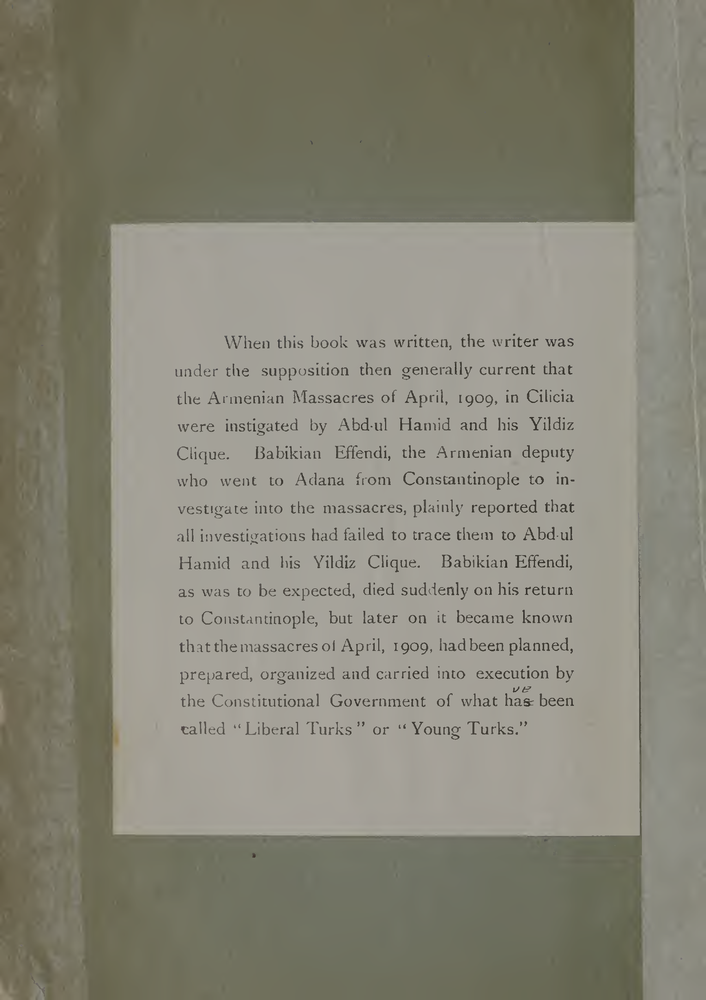
#> input picture data/raw/damage_dataset/fade/fade_a006.tiff, 706 x 1000 px, shrunk from 1850 x 2621 before the run; its folder holds only this picture in this run
$ python -i damage_analysis.py   (imports and definitions only)
#> lines starting #> are read from the running program, lines starting #| are printed output that depends on the picture; after the words box and inside, x2 and y2 are one past the last pixel; in counts of white or black regions, pixels touching at a corner belong together
#> further down, picture is the input picture: shape (1000, 706, 3); mean B, G, R 118.8, 133.1, 135.2
import cv2
import numpy as np
from dataclasses import dataclass, field


# =========================
# 📦 Damage Report
# =========================
@dataclass
class DamageReport:
    maps: dict[str, np.ndarray] = field(default_factory=dict)
    combined_mask: np.ndarray | None = None
    global_severity: float = 0.0


# =========================
# 🧠 Analyzer
# =========================
class DamageAnalyzer:

    def __init__(self):
        pass

    # =========================
    # 🚀 MAIN
    # =========================
    def analyze(self, image: np.ndarray) -> DamageReport:

        gray = cv2.cvtColor(image, cv2.COLOR_BGR2GRAY)

        # =========================
        # 1. STAINS (Improved)
        # =========================
        blur = cv2.GaussianBlur(gray, (15, 15), 0)
        diff = cv2.absdiff(gray, blur)
        _, stains_mask = cv2.threshold(diff, 25, 255, cv2.THRESH_BINARY)
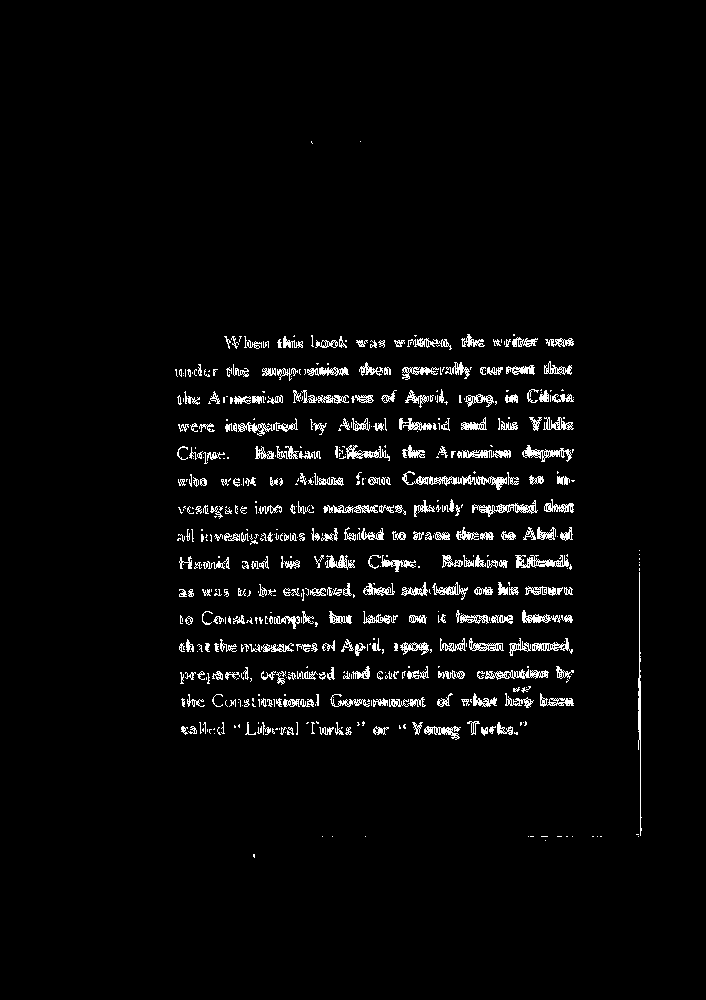
#> stains_mask: shape (1000, 706); 3.4% white in thin lines or dots, all inside (x1, y1, x2, y2) = (175, 141, 642, 858)

        # =========================
        # 2. NOISE
        # =========================
        denoised = cv2.medianBlur(gray, 5)
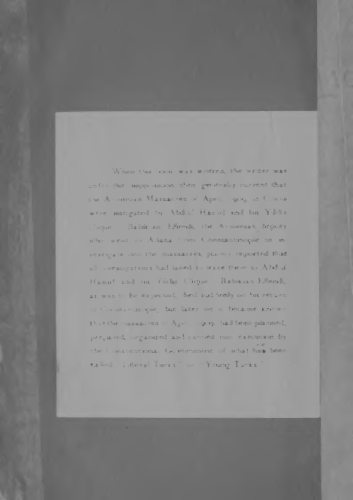
#> denoised: shape (1000, 706) (shown at 1/2 size); min 75, max 168, mean 133.5
        noise = cv2.absdiff(gray, denoised)
        _, noise_mask = cv2.threshold(noise, 20, 255, cv2.THRESH_BINARY)
#> noise_mask: shape (1000, 706); 3.4% white in thin lines or dots, all inside (x1, y1, x2, y2) = (39, 43, 682, 989)

        # =========================
        # 3. FADED TEXT
        # =========================
        clahe = cv2.createCLAHE(2.0, (8, 8))
        enhanced = clahe.apply(gray)
        faded = cv2.absdiff(enhanced, gray)
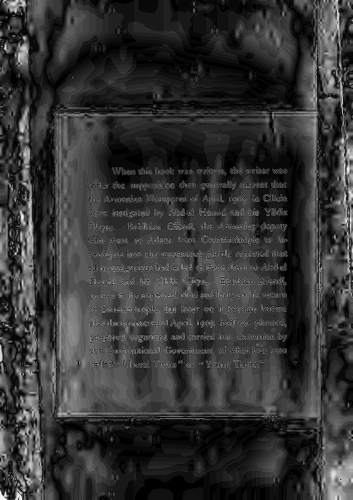
#> faded: shape (1000, 706) (shown at 1/2 size); min 0, max 31, mean 6.4; drawn with min black and max white
        _, faded_mask = cv2.threshold(faded, 15, 255, cv2.THRESH_BINARY)
#> faded_mask: shape (1000, 706); 4.6% white; 3744 white regions (3610 under 20 px), largest, box (x1, y1, x2, y2) and area: (655, 915, 706, 1000) 2826, (45, 361, 67, 546) 1536, (645, 0, 681, 113) 1483

        # =========================
        # 🧠 Protect TEXT (CRITICAL)
        # =========================
        edges = cv2.Canny(gray, 50, 150)
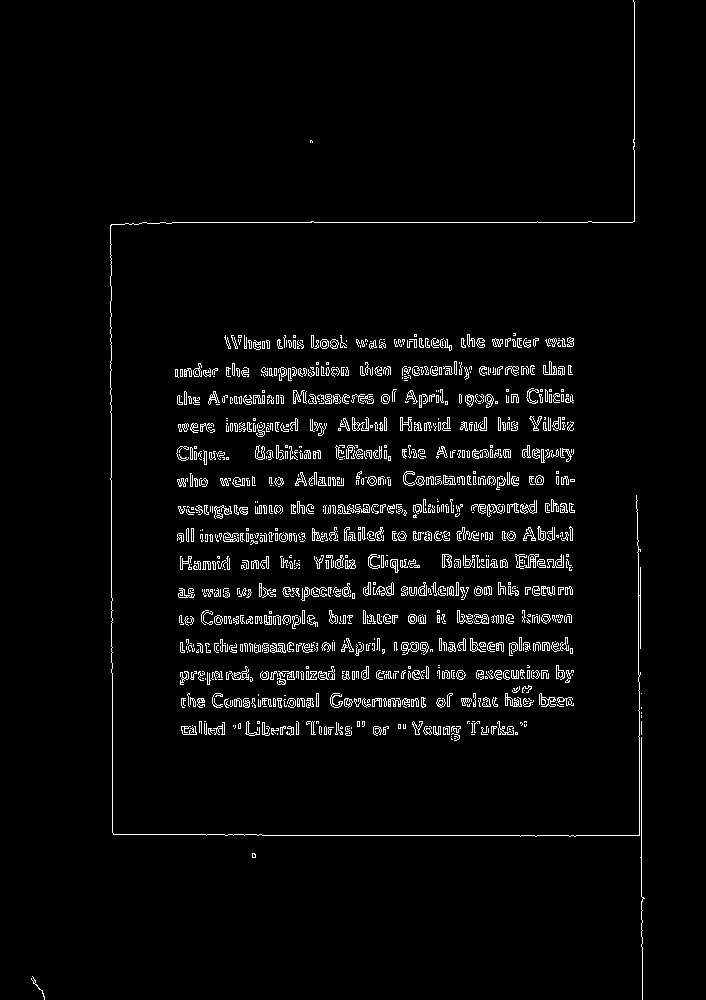
#> edges: shape (1000, 706); 3.5% white in thin lines or dots, all inside (x1, y1, x2, y2) = (31, 0, 645, 1000)

        stains_mask = cv2.bitwise_and(stains_mask, cv2.bitwise_not(edges))
#> stains_mask: shape (1000, 706); 2.3% white in thin lines or dots, all inside (x1, y1, x2, y2) = (176, 141, 641, 857)
        noise_mask = cv2.bitwise_and(noise_mask, cv2.bitwise_not(edges))
        faded_mask = cv2.bitwise_and(faded_mask, cv2.bitwise_not(edges))
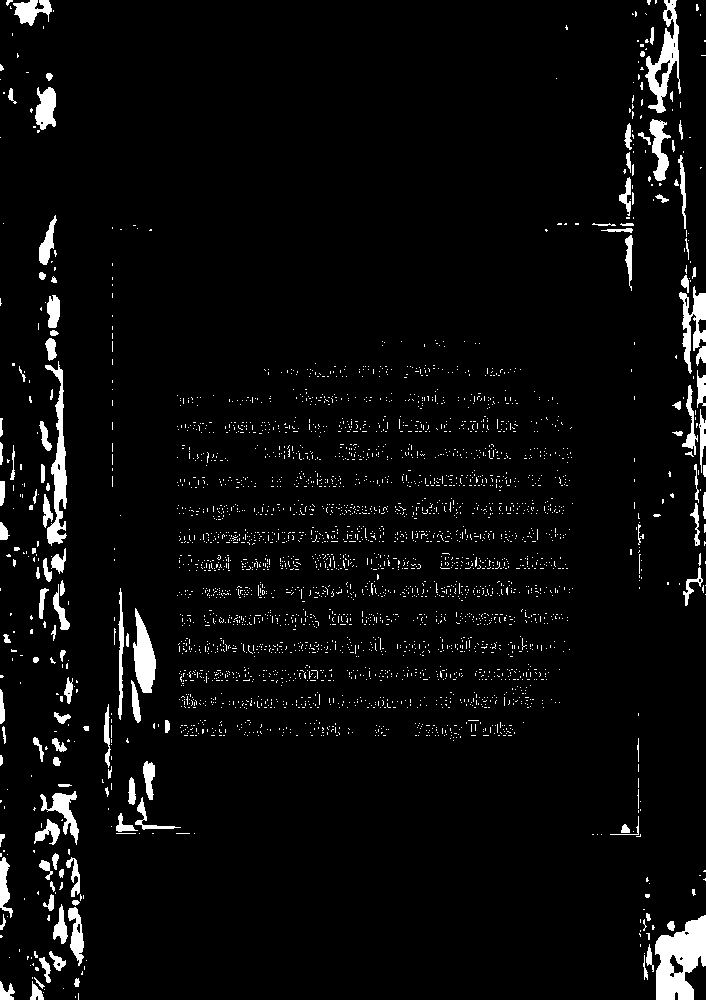
#> faded_mask: shape (1000, 706); 4.3% white; 3293 white regions (3165 under 20 px), largest, box (x1, y1, x2, y2) and area: (655, 915, 706, 1000) 2826, (45, 361, 67, 546) 1536, (645, 0, 681, 113) 1483

        # =========================
        # 🧩 Combine Masks
        # =========================
        combined = cv2.bitwise_or(stains_mask, noise_mask)
        combined = cv2.bitwise_or(combined, faded_mask)
#> combined: shape (1000, 706); 6.3% white; 2738 white regions (2297 under 20 px), largest, box (x1, y1, x2, y2) and area: (655, 915, 706, 1000) 2827, (45, 361, 67, 546) 1536, (645, 0, 681, 113) 1483

        # تنظيف الماسك
        kernel = np.ones((3, 3), np.uint8)
        combined = cv2.morphologyEx(combined, cv2.MORPH_CLOSE, kernel)
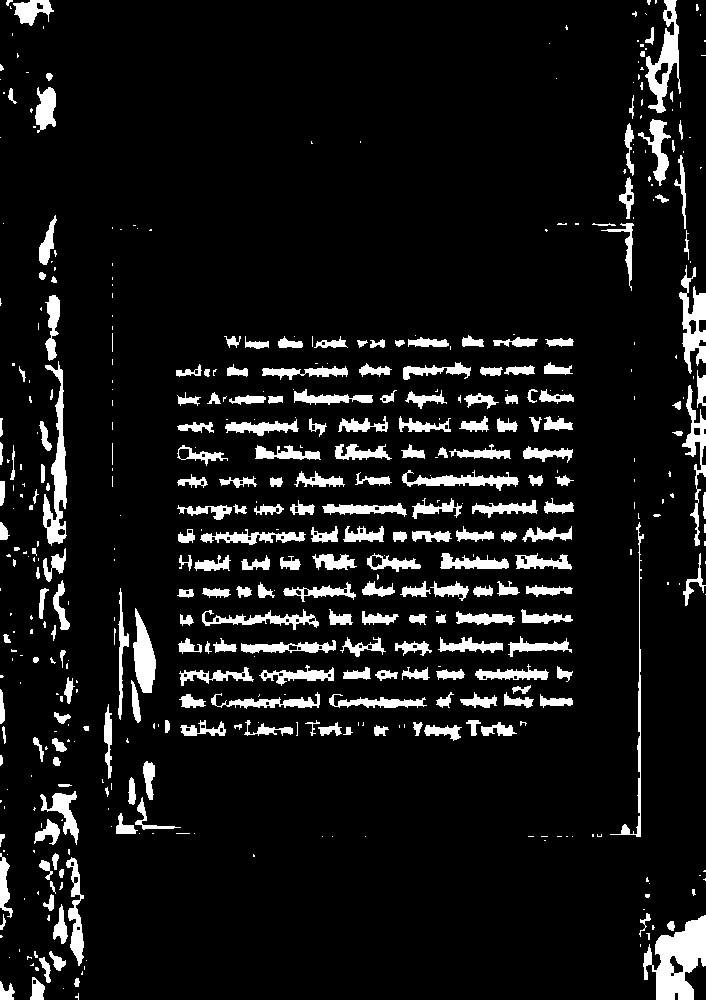
#> combined: shape (1000, 706); 8.9% white; 482 white regions (252 under 20 px), largest, box (x1, y1, x2, y2) and area: (643, 915, 706, 1000) 3043, (43, 361, 67, 546) 1767, (645, 0, 681, 113) 1533

        # =========================
        # 📊 Severity (simple but stable)
        # =========================
        severity = float(np.mean(combined) / 2.55)
#> severity = 8.87

        report = DamageReport()
        report.maps = {
            "stains": stains_mask,
            "noise": noise_mask,
            "faded": faded_mask,
        }
        report.combined_mask = combined
        report.global_severity = severity
#> report.global_severity = 8.87

        return report

    # =========================
    # 🎯 FINAL MASK
    # =========================
    def generate_inpaint_mask(self, report: DamageReport):
        return report.combined_mask

>>> import cv2
>>> picture = cv2.imread('../../data/raw/damage_dataset/fade/fade_a006.tiff')
>>> result = DamageAnalyzer().analyze(picture)

$ run again, on data/raw/damage_dataset/fade/fade_a013.tiff
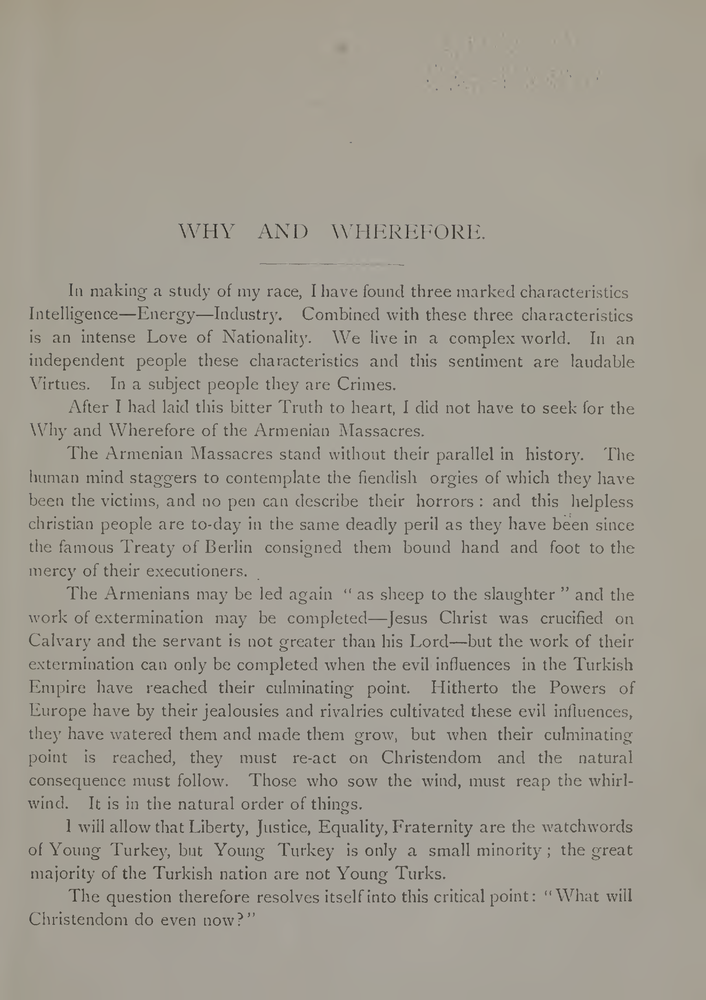
#> input picture data/raw/damage_dataset/fade/fade_a013.tiff, 706 x 1000 px, shrunk from 1850 x 2621 before the run
#> picture is the input picture: shape (1000, 706, 3); mean B, G, R 146.7, 157.8, 162.6
#> in analyze, `_, stains_mask = cv2.threshold(diff, 25, 255, cv2.THRESH_BINARY)`:
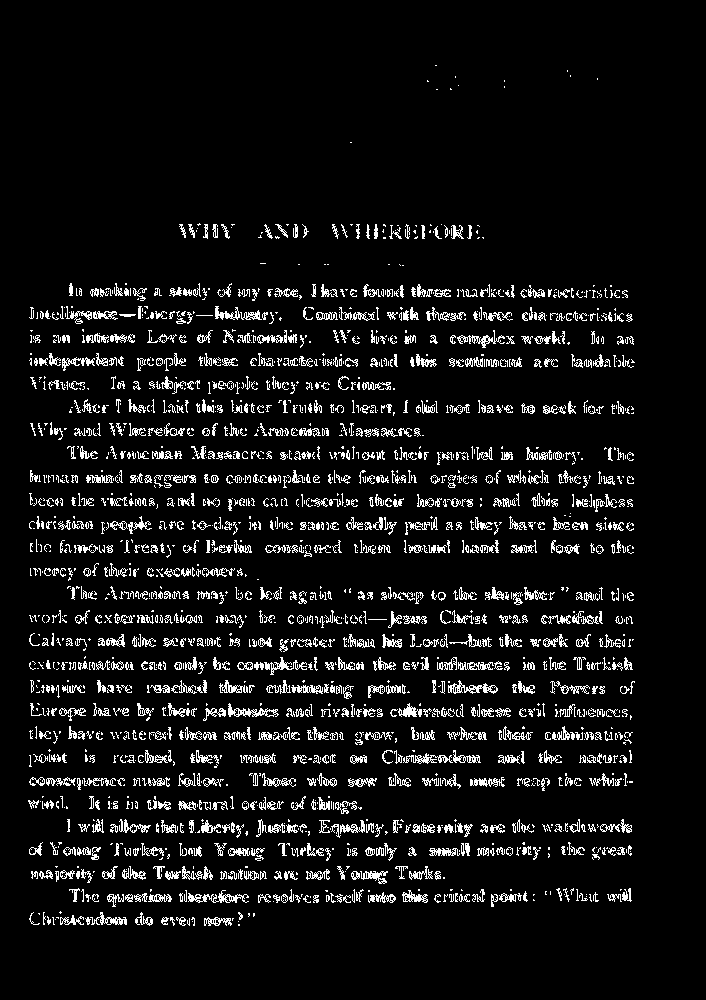
#> stains_mask: shape (1000, 706); 7.5% white in thin lines or dots, all inside (x1, y1, x2, y2) = (28, 65, 635, 926)
#> edges: shape (1000, 706); 8% white in thin lines or dots, all inside (x1, y1, x2, y2) = (28, 64, 636, 927)
#> in analyze, `combined = cv2.morphologyEx(combined, cv2.MORPH_CLOSE, kernel)`:
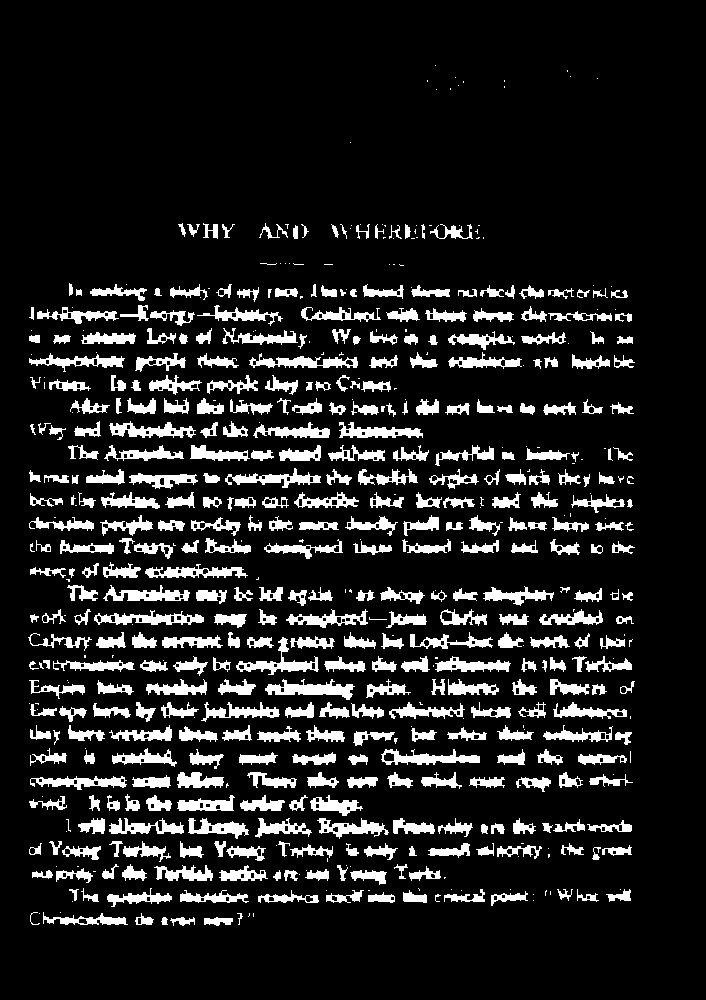
#> combined: shape (1000, 706); 12.9% white; 567 white regions (169 under 20 px), largest, box (x1, y1, x2, y2) and area: (265, 679, 355, 700) 923, (94, 610, 204, 625) 801, (236, 637, 319, 675) 791
#> severity = 12.93

$ run again, on data/raw/damage_dataset/fade/fade_a020.tiff
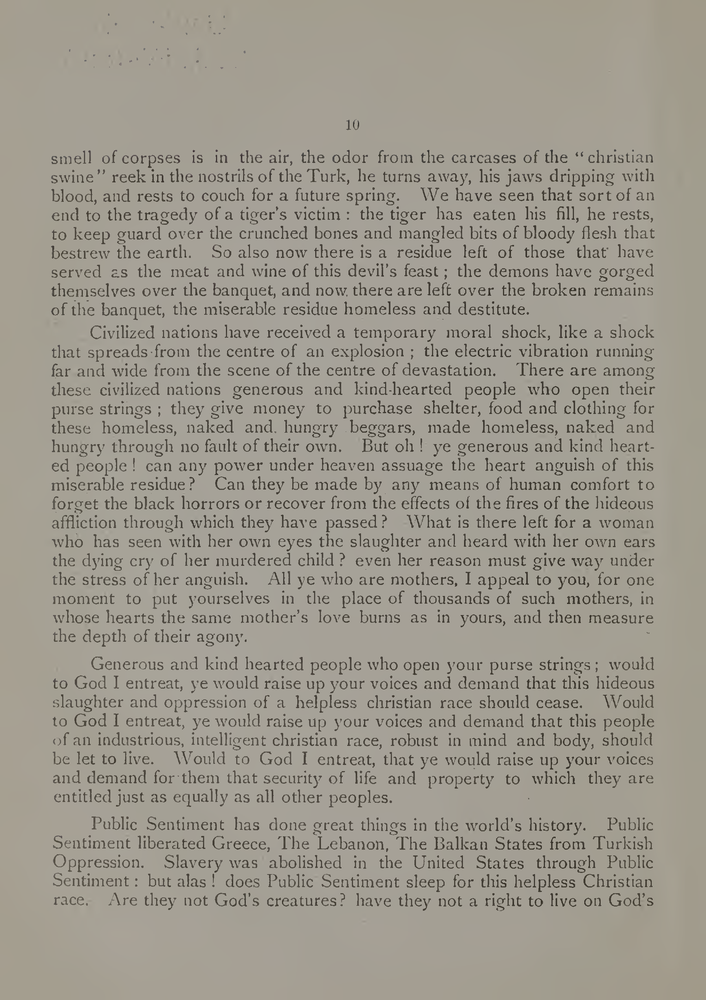
#> input picture data/raw/damage_dataset/fade/fade_a020.tiff, 706 x 1000 px, shrunk from 1850 x 2621 before the run
#> picture is the input picture: shape (1000, 706, 3); mean B, G, R 141.1, 152.4, 157.2
#> in analyze, `_, stains_mask = cv2.threshold(diff, 25, 255, cv2.THRESH_BINARY)`:
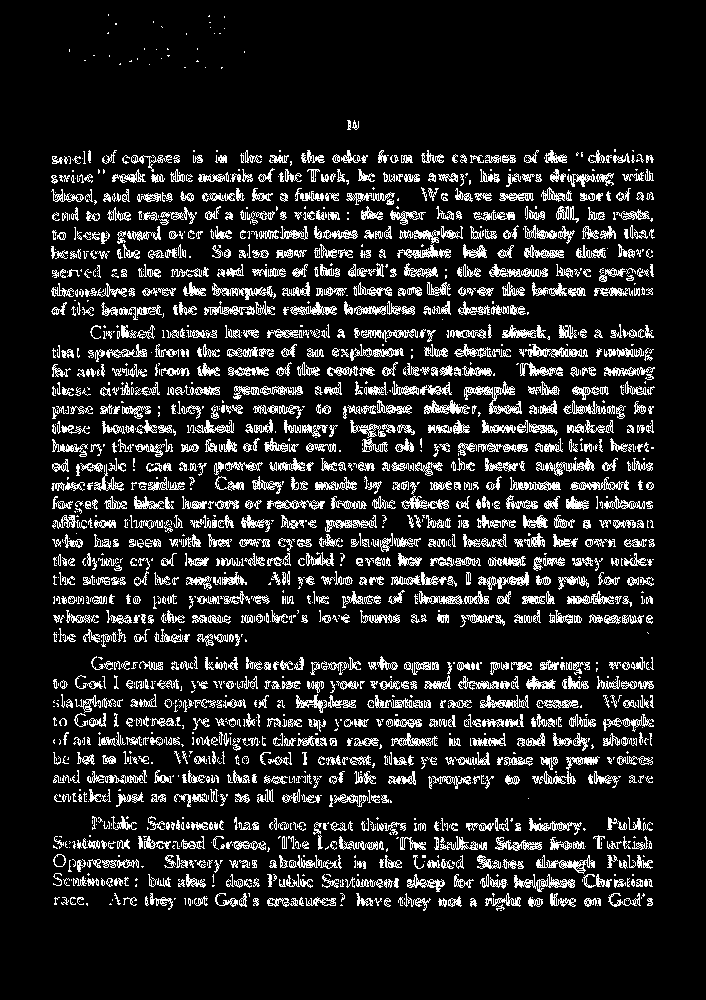
#> stains_mask: shape (1000, 706); 12.9% white in thin lines or dots, all inside (x1, y1, x2, y2) = (51, 14, 655, 911)
#> edges: shape (1000, 706); 12.1% white in thin lines or dots, all inside (x1, y1, x2, y2) = (51, 13, 656, 912)
#> in analyze, `combined = cv2.morphologyEx(combined, cv2.MORPH_CLOSE, kernel)`:
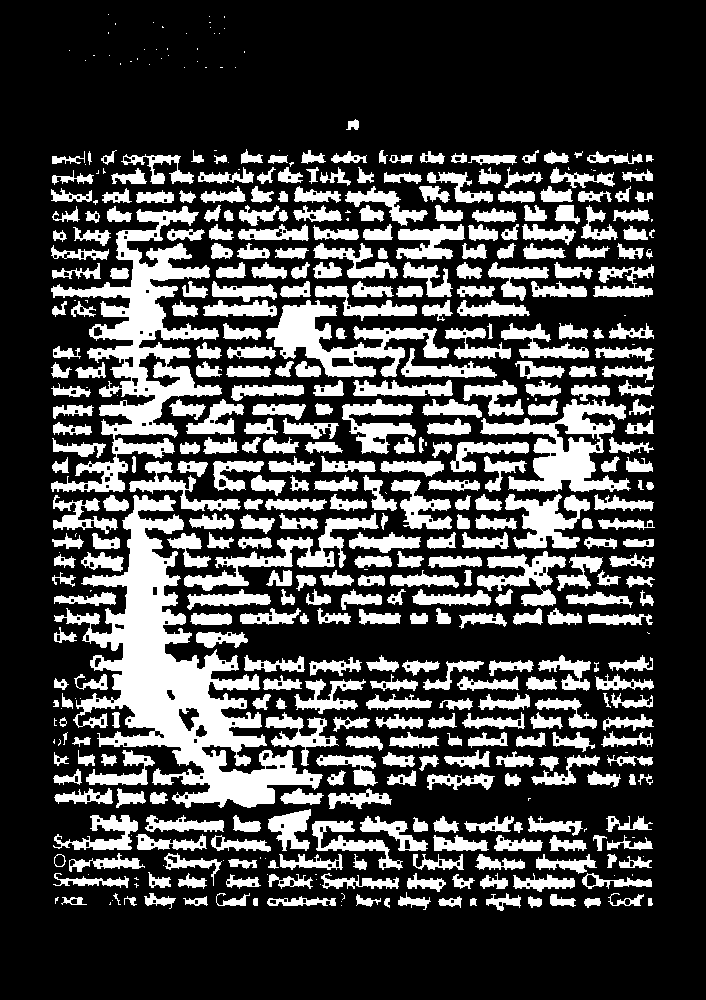
#> combined: shape (1000, 706); 27.1% white; 496 white regions (104 under 20 px), largest, box (x1, y1, x2, y2) and area: (54, 495, 323, 808) 24338, (51, 206, 222, 492) 14161, (480, 399, 631, 492) 5602
#> severity = 27.12
